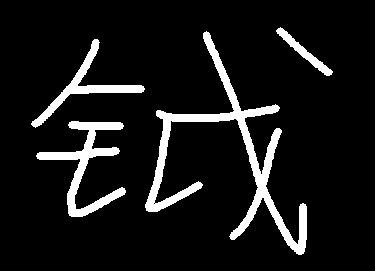
#> input picture yue_reverse.png, 375 x 271 px
$ python Morphology.py
#> lines starting #> are read from the running program, lines starting #| are printed output that depends on the picture; after the words box and inside, x2 and y2 are one past the last pixel; in counts of white or black regions, pixels touching at a corner belong together
import numpy as np
import cv2
from matplotlib import pyplot as plt

"""
形态学操作根据图像形状进行操作, 一般用于二值化图像
"""

img = cv2.imread('yue_reverse.png', 0)
#> img: shape (271, 375); 9.1% white; 4 white regions, box (x1, y1, x2, y2) and area: (145, 31, 307, 255) 5103, (36, 121, 126, 217) 2180, (31, 39, 145, 128) 1390, (276, 27, 333, 76) 531

kernel = np.ones((5, 5), np.uint8)  # 构建5*5的卷积核

# 1.腐蚀: 使用卷积核腐蚀, 若卷积核对应原图像像素全为1,则保持原像素; 反之置为0
erosion = cv2.erode(img, kernel, iterations=1)
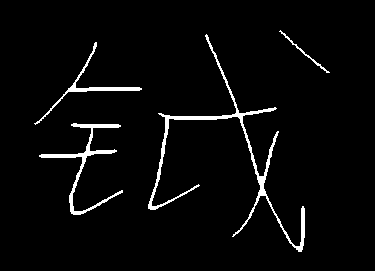
#> erosion: shape (271, 375); 3.4% white; 4 white regions, box (x1, y1, x2, y2) and area: (148, 34, 305, 252) 1898, (39, 123, 123, 215) 915, (34, 42, 142, 125) 512, (279, 30, 330, 73) 130

# 2.膨胀: 若卷积核对应图像的像素有一个是1, 就是1
dilation = cv2.dilate(img, kernel, iterations=1)
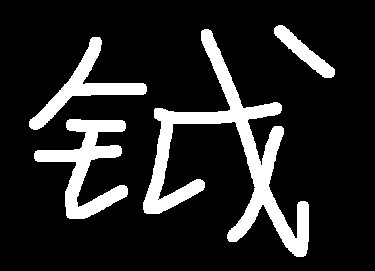
#> dilation: shape (271, 375); 14.8% white; 4 white regions, box (x1, y1, x2, y2) and area: (143, 29, 309, 257) 8312, (34, 119, 128, 219) 3476, (29, 37, 147, 130) 2307, (274, 25, 335, 78) 971

# 3.开运算: 先腐蚀, 再膨胀. 用于去除噪声
opening = cv2.morphologyEx(img, cv2.MORPH_OPEN, kernel)
#> opening: shape (271, 375); 9% white; 4 white regions, box (x1, y1, x2, y2) and area: (146, 32, 307, 254) 5070, (37, 121, 125, 217) 2163, (32, 40, 144, 127) 1380, (277, 28, 332, 75) 522

# 4.闭运算: 先膨胀, 再腐蚀. 用于填充前景物体的小洞
closing = cv2.morphologyEx(img, cv2.MORPH_CLOSE, kernel)
#> closing: shape (271, 375); 9.1% white; 4 white regions, box (x1, y1, x2, y2) and area: (145, 31, 307, 255) 5168, (36, 121, 126, 217) 2196, (31, 39, 145, 128) 1399, (276, 27, 333, 76) 531

# 5.形态学梯度: 膨胀与腐蚀的差, 用于查看前景物体的轮廓
gradient = cv2.morphologyEx(img, cv2.MORPH_GRADIENT, kernel)
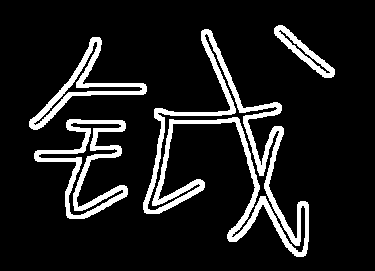
#> gradient: shape (271, 375); 11.4% white; 4 white regions, box (x1, y1, x2, y2) and area: (143, 29, 309, 257) 6414, (34, 119, 128, 219) 2561, (29, 37, 147, 130) 1795, (274, 25, 335, 78) 841

# 6.礼帽: 原始图像与开运算得到的差. 得到噪声信息
tophat = cv2.morphologyEx(img, cv2.MORPH_TOPHAT, kernel)
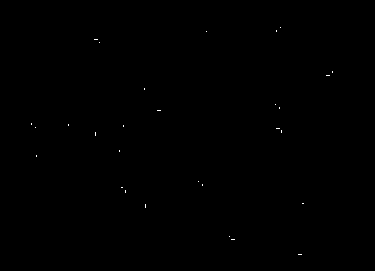
#> tophat: shape (271, 375); 0.07% white in thin lines or dots, all inside (x1, y1, x2, y2) = (31, 27, 333, 255)

# 7.黑帽: 闭运算与原始图像的差. 突出显示原图亮区域周围的暗区域
blackhat = cv2.morphologyEx(img, cv2.MORPH_BLACKHAT, kernel)
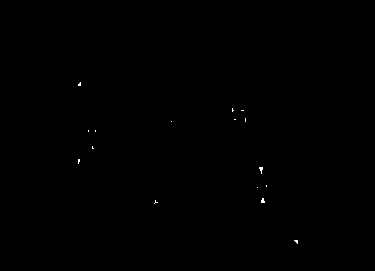
#> blackhat: shape (271, 375); 0.09% white in thin lines or dots, all inside (x1, y1, x2, y2) = (78, 82, 298, 244)

titles = ['Original Image', 'Erosion', 'Dilation', 'Opening', 'Closing', 'Gradient', 'Top Hat', 'Black Hat']
images = [img, erosion, dilation, opening, closing, gradient, tophat, blackhat]

for i in range(8):
    plt.subplot(3, 3, i + 1), plt.imshow(images[i], cmap='gray'), plt.title(titles[i])
    plt.xticks([]), plt.yticks([])
plt.show()

# 创建核函数
# Rectangular Kernel
rect = cv2.getStructuringElement(cv2.MORPH_RECT, (5, 5))
# Elliptical Kernel
ellipse = cv2.getStructuringElement(cv2.MORPH_ELLIPSE, (5, 5))
# Cross-shaped Kernel
cross = cv2.getStructuringElement(cv2.MORPH_CROSS, (5, 5))
